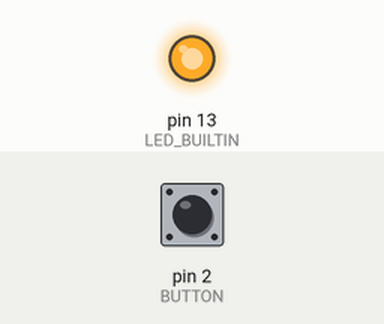
A sketch run on a simulated Arduino Uno, built with avr-gcc and run on an emulated ATmega328P. Parts: output pins drawn as LEDs (lit = HIGH). The test bench sets the inputs (shaded band); at power-on: pin 2 (BUTTON) HIGH.

Above: at 1.2 s.
1.3 s: pin 2 (BUTTON) pulled LOW for 0.15 s
At 2.5 s:
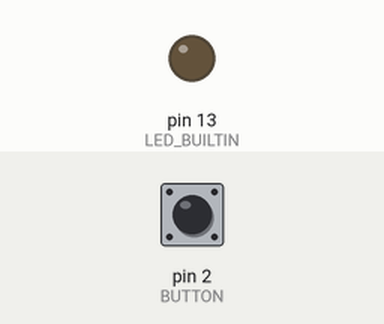
2.9 s: pin 2 (BUTTON) pulled LOW for 1 s
At 5.0 s:
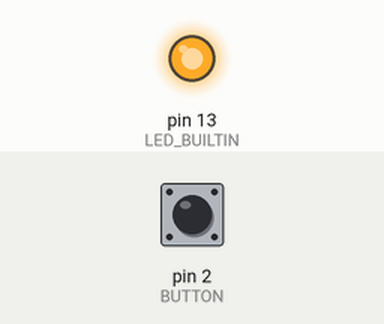
5.4 s: pin 2 (BUTTON) pulled LOW for 3.2 s
At 9.8 s:
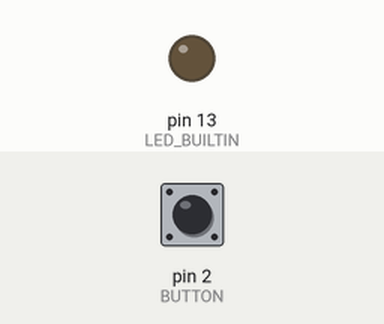
Timing chart, 0 to 11.3 s (numbered marks = the images above; inputs shaded):
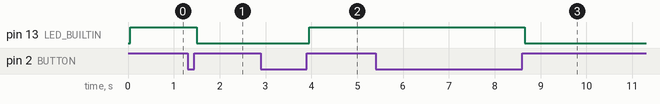

Measured:
- after the input at 1.3 s, pin 13 (LED_BUILTIN): HIGH → LOW after 0.20 s
- after the input at 2.9 s, pin 13 (LED_BUILTIN): LOW → HIGH after 1.1 s
- after the input at 5.4 s, pin 13 (LED_BUILTIN): HIGH → LOW after 3.3 s

The sketch:

Debounce2b.ino
```cpp
#define BUTTON 2
#define DELAY 50

bool led = false;
byte state = false;
byte last = false;
unsigned long debounce = 0;

void setup() {
  pinMode(BUTTON, INPUT_PULLUP);
  pinMode(LED_BUILTIN, OUTPUT);
}

void loop() {
  byte reading = digitalRead(BUTTON);

  // New reading, so start the debounce timer.
  if (reading != last) {
    debounce = millis();
  } else if ((millis() - debounce) > DELAY) {
    // Use reading if we have the same reading for > DELAY ms.

    // If button not pressed but was pressed.
    if(reading && !state) {
      led = !led;
      digitalWrite(LED_BUILTIN, led);
    }

    state = reading;
  }

  last = reading;
}
```
